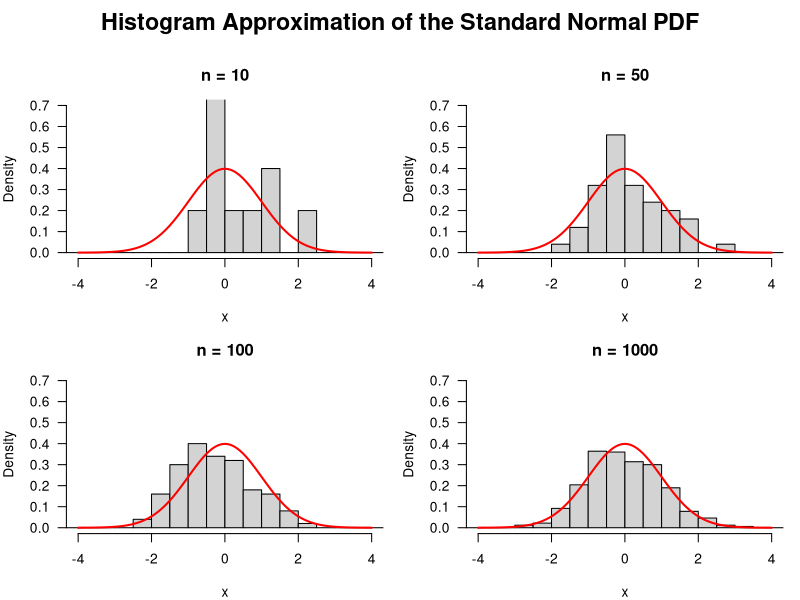

The R source for this figure:
## ---- chunk 1
knitr::opts_chunk$set(echo = TRUE)
## ---- chunk 2
sample_size <- c(10, 50, 100, 1000)

upper_limit <- 2
lower_limit <- 1

prob_slice <- numeric(length(sample_size))
count_slice <- numeric(length(sample_size))

for (i in 1:length(sample_size)) {

  n <- sample_size[i]

  # Generate n observations from N(0,1)
  x <- rnorm(n, mean = 0, sd = 1)

  # Logical vector: TRUE if observation is between 1 and 2
  in_slice <- logical(n)

  for (j in 1:n) {

    in_slice[j] <- (x[j] < upper_limit && x[j] > lower_limit)

  }

  count_slice[i] <- sum(in_slice)
  prob_slice[i]  <- mean(in_slice)

  cat(
    "n =", n,
    "count within UL and LL =", count_slice[i],
    "relative frequency =", prob_slice[i],
    "\n"
  )
  
 

}

 exact_prob <- pnorm(2) - pnorm(1)

  results <- data.frame(
    n = sample_size,
    count = count_slice,
    relative_frequency = prob_slice,
    exact_probability = exact_prob,
    error = prob_slice - exact_prob
  )

results

## ---- chunk 3
sample_size <- c(10, 50, 100, 1000)

par(
  mfrow = c(2, 2),
  oma = c(0, 0, 3, 0),
  mar = c(4, 4, 3, 1), 
  las = 1
)

# Same histogram bins for every panel
hist_breaks <- seq(-6, 6, by = 0.5)

for (i in 1:length(sample_size)) {

  n <- sample_size[i]

  # Standard normal
  x <- rnorm(n, mean = 0, sd = 1)

  hist(
    x,
    probability = TRUE,
    breaks = hist_breaks,
    main = paste("n =", n),
    xlab = "x",
    ylab = "Density",
    xlim = c(-4, 4),
    ylim = c(0, 0.7)
  )

  curve(
    dnorm(x, mean = 0, sd = 1),
    add = TRUE,
    col = "red",
    lwd = 2
  )
}

mtext(
  "Histogram Approximation of the Standard Normal PDF",
  outer = TRUE,
  side = 3,
  line = 1,
  cex = 1.4,
  font = 2
)
